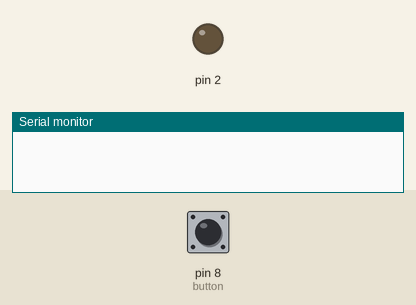
Recording of a sketch running on a simulated Arduino Uno, built with avr-gcc and run on an emulated ATmega328P. Shown: output pins drawn as LEDs (lit = HIGH), the last lines printed to the serial monitor. The inputs (shaded band) are chosen by the test bench; at power-on: pin 8 (button) HIGH. Pins used as bus, display or sensor lines are not drawn.

Above: at 1.2 s.
1.3 s: pin 8 (button) pulled LOW for 0.15 s
At 4.2 s:
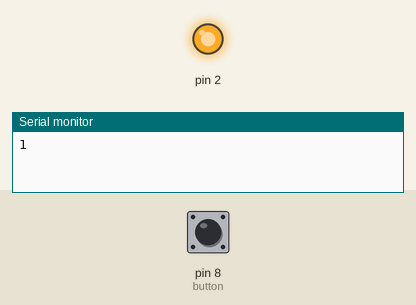
Timing chart, 0 to 10.4 s (numbered marks = the images above; inputs shaded):
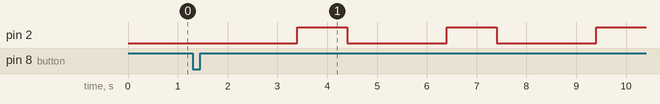

Measured:
- after the input at 1.3 s, pin 2: alternates HIGH for 1.0 s and LOW for 2.0 s, starting after 2.1 s

The sketch:

ButtonCount.ino
```cpp
const int button = 8;     // the number of the pushbutton pin


// variables will change:
int buttonState = 0;         // variable for reading the pushbutton status
int count_value =0;
int prestate =0;


void setup() {
  pinMode(button, INPUT_PULLUP);      // initialize the pushbutton pin as an input:
  Serial.begin(9600);
}

void loop() {
  // read the state of the pushbutton value:
  buttonState = digitalRead(button);

  // check if the pushbutton is pressed. If it is, then the buttonState is HIGH:
  if (buttonState == LOW && prestate == 0) {
    count_value++;
    Serial.println(count_value);
    delay(100);
    prestate = 1;
  } else if(buttonState == HIGH) {
    prestate = 0;
  }

  if (count_value == 1){
    pinMode(0, OUTPUT);
    digitalWrite(0, HIGH);
    delay (1000);
    digitalWrite (0, LOW);
    pinMode(1, OUTPUT);
    digitalWrite(1, HIGH);
    delay (1000);
    digitalWrite (1, LOW);
    pinMode(2, OUTPUT);
    digitalWrite(2, HIGH);
    delay (1000);
    digitalWrite (2, LOW);
    buttonState;
  }
  if (count_value == 2){
       pinMode(3, OUTPUT);
    digitalWrite(3, HIGH);
    delay (1000);
    digitalWrite (3, LOW);
    pinMode(4, OUTPUT);
    digitalWrite(4, HIGH);
    delay (1000);
    digitalWrite (4, LOW);
    pinMode(5, OUTPUT);
    digitalWrite(5, HIGH);
    delay (1000);
    digitalWrite (5, LOW);
    buttonState;
  }
  if (count_value == 3){
    count_value =0;
    buttonState;
  }
}
```
